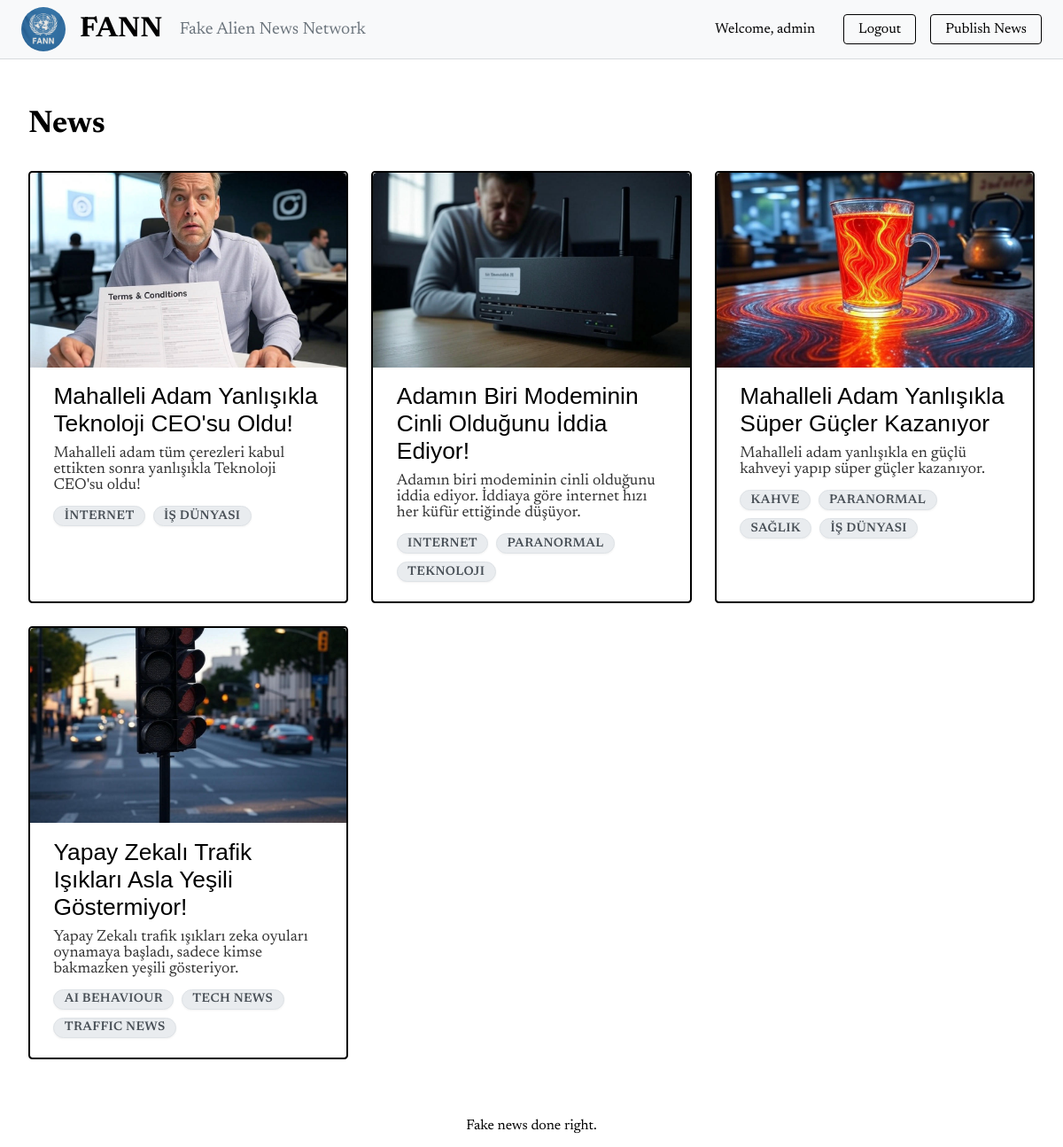
The app's page / (signed in) with its own data.
### app/models.py (models this page shows, shortened)
class NewsPost(models.Model):
    title = models.CharField(max_length=200, unique=True, blank=False)
    tags = models.ManyToManyField("Tag", blank=True, related_name="news_posts")
    image = models.ImageField(blank=True, upload_to="news_images/")
    content = RichTextField()
    user = models.ForeignKey(
        User, on_delete=models.CASCADE, related_name="news_posts", null=True, blank=True
    )
    published_date = models.DateTimeField(auto_now_add=True)
    summary = models.CharField(max_length=500, blank=True)
    class Meta:
        ordering = ["-published_date"]

class Tag(models.Model):
    name = models.CharField(max_length=50, unique=True)
    description = models.TextField(blank=True, null=True)
    class Meta:
        ordering = ["name"]

### app/views.py (the view)
# urls.py: path("", views.index, name="index"),
def index(request):
    news = models.NewsPost.objects.all()
    return render(request, "app/index.html", {"news": news})

### app/templates/app/index.html
{% extends "app/base.html" %} {% block content %}
<div style="zoom: 110%">
    {% if news %}
    <h1>News</h1>
    <div class="news-list">
        {% for article in news %}
        <div class="news-item">
            {% if article.image %}
            <div class="news-item-image">
                <img src="{{ article.image.url }}" alt="{{ article.title }}" />
            </div>
            {% endif %}
            <a href="/news/{{ article.id }}">{{ article.title }}</a>
            <p>{{ article.summary | truncatewords:100 }}</p>
            <div class="news-item-tags">
                {% for tag in article.tags.all %}
                    <span class="news-tag">{{ tag.name }}</span>
                {% endfor %}
            </div>
        </div>
        {% endfor %}
    </div>
    {% else %}
    <p>No news available.</p>
    {% endif %}
</div>
{% endblock %}

### app/templates/app/base.html (shortened to what this page needs)
{% load static %}
<!DOCTYPE html>
<html lang="en">
    <head>
        <link rel="stylesheet" href="{% static 'app/fonts.css' %}" />
        <link rel="stylesheet" href="{% static 'app/style.css' %}" />
    </head>
    <body>
        <header>
            <img
                src="{% static 'app/img/logo.png' %}"
                alt="FANN Logo"
                class="logo"
                width="50"
                height="50"
            />
            <a href="/" class="header-title">FANN</a>
            <p class="header-subtitle">Fake Alien News Network</p>
            <div class="auth-nav">
                {% if user.is_authenticated %}
                <span class="welcome-text">Welcome, {{ user.username }}</span>
                <form
                    method="post"
                    action="{% url 'logout' %}"
                    class="logout-form"
                >
                    <button type="submit" class="auth-link logout-button">
                        Logout
                    </button>
                </form>
                <a href="{% url 'publish_news_post' %}" class="auth-link">Publish News</a>
                {% else %}
                <a href="{% url 'login' %}" class="auth-link">Login</a>
                <a href="{% url 'register' %}" class="auth-link">Register</a>
                {% endif %}
            </div>
        </header>
        <div class="content">{% block content %} {% endblock %}</div>
        <footer>Fake news done right.</footer>
    </body>
</html>

### app/static/app/style.css (style rules this page uses)
body { font-family: "Newsreader", sans-serif; margin: 0; min-height: 100dvh; display: flex; flex-direction: column; }
header { background-color: #f8f9fa; padding: 0.5em; display: flex; align-items: center; border-bottom: 1px solid #d8dbdd; }
.header-title { font-size: 2em; margin: 0; font-weight: bold; text-decoration: none; color: #000; }
.header-subtitle { font-size: 1.2em; margin: 0; color: #6c757d; margin-left: 1em; }
.logo { border-radius: 50%; margin-right: 1em; margin-left: 1em; }
.auth-nav { margin-left: auto; margin-right: 1em; display: flex; align-items: center; gap: 1em; }
.auth-link { color: #000; text-decoration: none; padding: 0.5em 1em; border: 1px solid #000; border-radius: 4px; transition: background-color 0.2s; }
.logout-form { margin: 0; padding: 0; }
.logout-button { background: none; font-family: inherit; font-size: inherit; cursor: pointer; }
.welcome-text { margin-right: 1em; }
.content { padding: 2em; }
.news-list { display: grid; grid-template-columns: repeat(auto-fit, minmax(300px, 1fr)); gap: 1.5rem; margin: 2rem 0; padding: 0; }
.news-item { border: #000 solid 2px; padding: 1.25rem 1.5rem; transition: box-shadow 0.2s; border-radius: 4px; display: flex; flex-direction: column; }
.news-item a { font-family: "Impact", sans-serif; font-size: 1.5em; color: #000; text-decoration: none; }
.news-item p { margin: 0.5rem 0 0 0; color: #333; font-family: "Newsreader", serif; font-size: 1rem; }
.news-item-tags { margin-top: 0.8em; display: flex; flex-wrap: wrap; gap: 0.5em; }
.news-tag { display: inline-block; background-color: #e9ecef; color: #495057; padding: 0.25em 0.8em; border-radius: 20px; font-size: 0.8em; font-weight: 600; text-transform: uppercase; letter-spacing: 0.03em; border: 1px solid #dee2e6; transition: all 0.2s ease; box-shadow: 0 1px 2px rgba(0, 0, 0, 0.05); }
.news-item-image { margin: -1.25rem -1.5rem 1rem; border-radius: 4px 4px 0 0; overflow: hidden; max-height: 200px; }
.news-item-image img { width: 100%; height: 200px; object-fit: cover; display: block; }
footer { margin-top: auto; margin-bottom: 1em; text-align: center; }

### records on screen
NewsPost: image (picture), title "Mahalleli Adam Yanlışıkla Teknoloji CEO'su Oldu!", summary "Mahalleli adam tüm çerezleri kabul ettikten sonra yanlışıkla Teknoloji CEO'su oldu!"
Tag: name "İNTERNET"
Tag: name "İŞ DÜNYASI"
NewsPost: image (picture), title "Adamın Biri Modeminin Cinli Olduğunu İddia Ediyor!", summary "Adamın biri modeminin cinli olduğunu iddia ediyor. İddiaya göre internet hızı her küfür ettiğinde düşüyor."
Tag: name "INTERNET"
Tag: name "PARANORMAL"
Tag: name "TEKNOLOJI"
NewsPost: image (picture), title "Mahalleli Adam Yanlışıkla Süper Güçler Kazanıyor", summary "Mahalleli adam yanlışıkla en güçlü kahveyi yapıp süper güçler kazanıyor."
Tag: name "KAHVE"
Tag: name "SAĞLIK"
NewsPost: image (picture), title "Yapay Zekalı Trafik Işıkları Asla Yeşili Göstermiyor!", summary "Yapay Zekalı trafik ışıkları zeka oyuları oynamaya başladı, sadece kimse bakmazken yeşili gösteriyor."
Tag: name "AI BEHAVIOUR"
Tag: name "TECH NEWS"
Tag: name "TRAFFIC NEWS"

### other values on screen
{{ user.username }} "admin"
